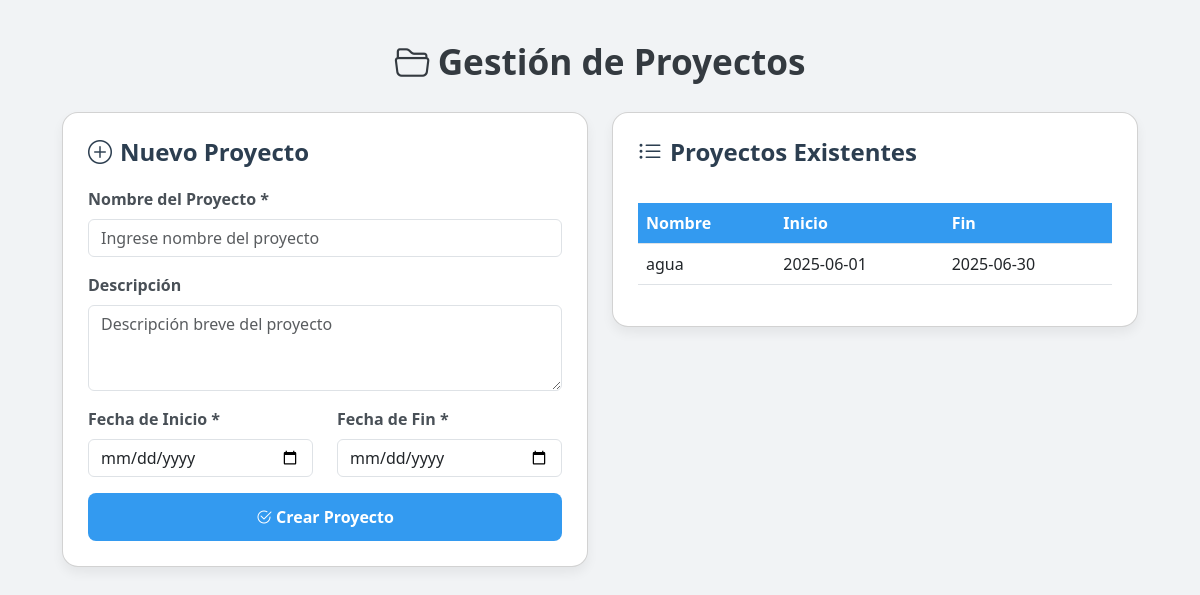
Page /admin/proyectos on the earlier database version.
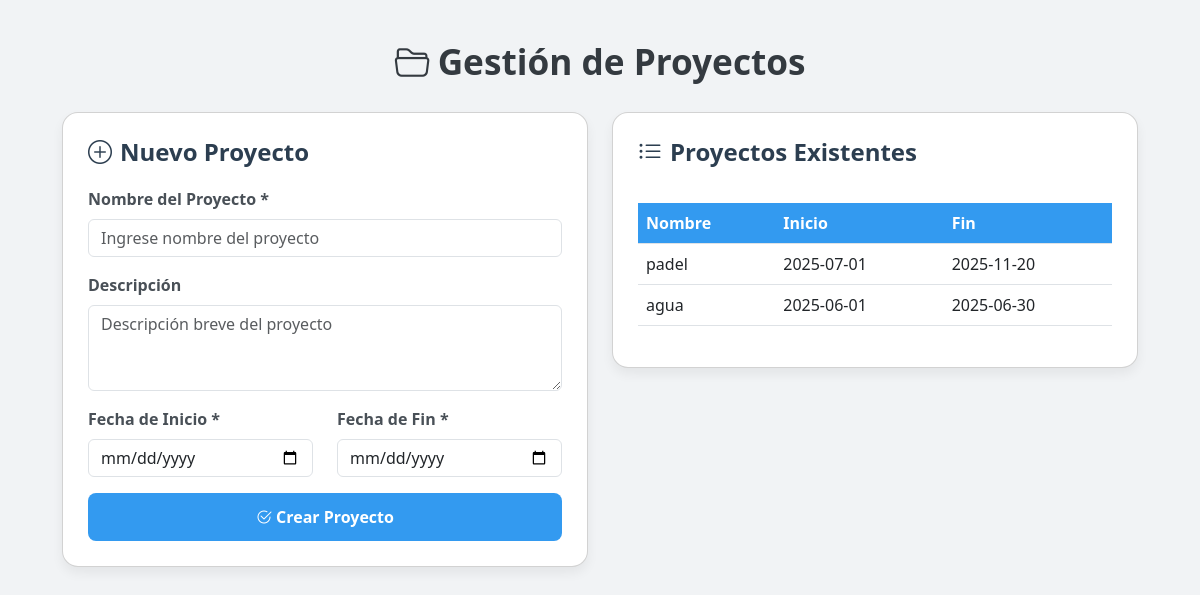
Same page on the later database version.
### tables this page shows
CREATE TABLE proyectos (
        id INTEGER PRIMARY KEY AUTOINCREMENT,
        nombre TEXT NOT NULL,
        descripcion TEXT,
        fecha_inicio TEXT,
        fecha_fin TEXT
    );

### app.py (the view, shortened to what this page needs)
@app.route('/admin/proyectos', methods=['GET', 'POST'])
def admin_proyectos():
    conn = get_db_connection()
    proyectos = conn.execute('SELECT * FROM proyectos ORDER BY fecha_inicio DESC').fetchall()
    conn.close()
    return render_template('admin_proyectos.html', proyectos=proyectos)

### app.py (called while the page is built)
def get_db_connection():
    conn = sqlite3.connect('database.db')
    conn.row_factory = sqlite3.Row
    return conn

### templates/admin_proyectos.html (shortened to what this page needs)
<!DOCTYPE html>
<html lang="es">
<head>
  <link href="https://cdn.jsdelivr.net/npm/bootstrap@5.3.0/dist/css/bootstrap.min.css" rel="stylesheet">
  <link href="https://cdn.jsdelivr.net/npm/bootstrap-icons@1.10.5/font/bootstrap-icons.css" rel="stylesheet">
</head>
<body>
  <div class="container">
    <h1 class="page-title"><i class="bi bi-folder2-open me-2"></i>Gestión de Proyectos</h1>
    <div class="row g-4">
      <div class="col-md-6">
        <div class="card">
          <h4><i class="bi bi-plus-circle me-2"></i>Nuevo Proyecto</h4>
          <form id="formProyecto" method="POST" action="{{ url_for('admin_proyectos') }}">
            <div class="mb-3">
              <label for="nombre" class="form-label">Nombre del Proyecto *</label>
              <input type="text" id="nombre" name="nombre" class="form-control" required maxlength="100" placeholder="Ingrese nombre del proyecto" />
            </div>
            <div class="mb-3">
              <label for="descripcion" class="form-label">Descripción</label>
              <textarea id="descripcion" name="descripcion" class="form-control" placeholder="Descripción breve del proyecto" rows="3"></textarea>
            </div>
            <div class="row">
              <div class="col-md-6 mb-3">
                <label for="fecha_inicio" class="form-label">Fecha de Inicio *</label>
                <input type="date" id="fecha_inicio" name="fecha_inicio" class="form-control" required />
              </div>
              <div class="col-md-6 mb-3">
                <label for="fecha_fin" class="form-label">Fecha de Fin *</label>
                <input type="date" id="fecha_fin" name="fecha_fin" class="form-control" required />
              </div>
            </div>
            <button type="submit" class="btn btn-submit w-100">
              <i class="bi bi-check2-circle me-1"></i>Crear Proyecto
            </button>
          </form>
        </div>
      </div>
      <div class="col-md-6">
        <div class="card">
          <h4><i class="bi bi-list-ul me-2"></i>Proyectos Existentes</h4>
          <div class="table-responsive mt-3">
            <table class="table align-middle">
              <thead>
                <tr>
                  <th>Nombre</th>
                  <th>Inicio</th>
                  <th>Fin</th>
                </tr>
              </thead>
              <tbody>
                {% for p in proyectos %}
                <tr>
                  <td>{{ p.nombre }}</td>
                  <td>{{ p.fecha_inicio }}</td>
                  <td>{{ p.fecha_fin }}</td>
                </tr>
                {% else %}
                <tr>
                  <td colspan="3" class="no-data">No hay proyectos registrados.</td>
                </tr>
                {% endfor %}
              </tbody>
            </table>
          </div>
        </div>
      </div>
    </div>
  </div>
</body>
</html>

Differences in the rows shown:
added proyectos: nombre "padel", fecha_inicio "2025-07-01", fecha_fin "2025-11-20"
